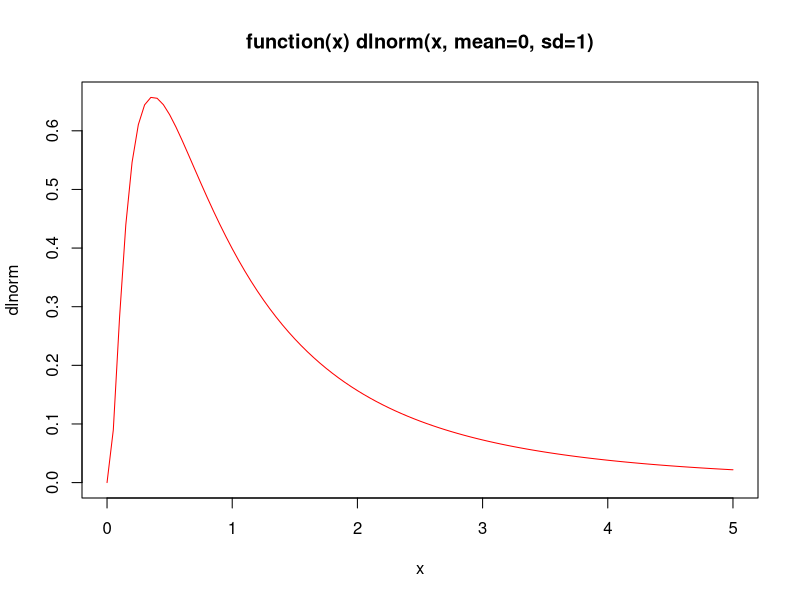
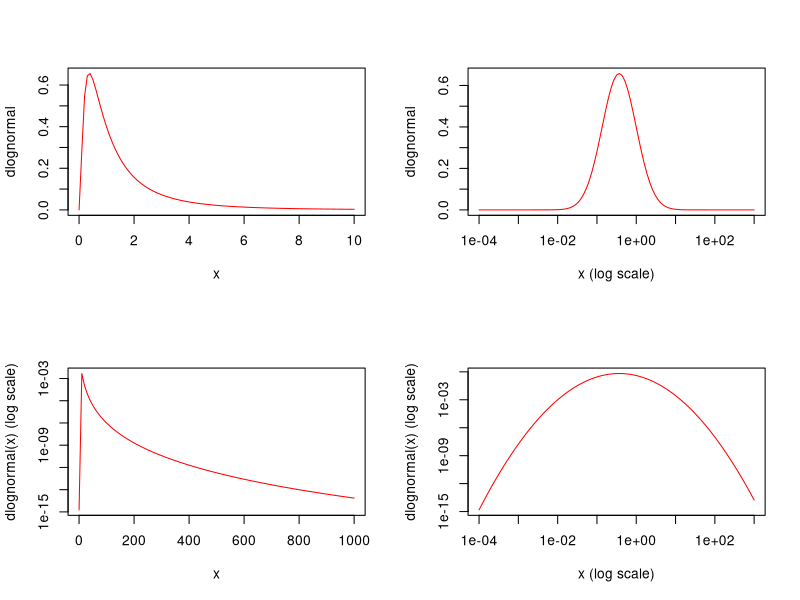
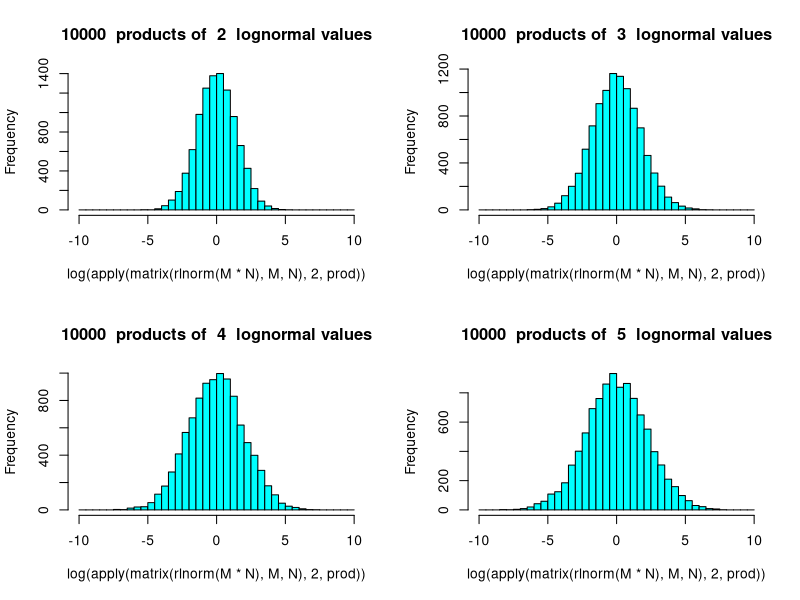

Recreate these plots in R, in order.

opar <- par( ask=TRUE )

plot(  dlnorm, 0, 5, col="red" ,
	main="function(x) dlnorm(x, mean=0, sd=1)" )

par(opar)
opar <- par( ask=TRUE, mfrow=c(2,2) )

#-------------------------------------------------------------------------------

dlognormal <- function(x) dlnorm(x, meanlog=0, sdlog=1)

plot( dlognormal, 0.0001, 10, col="red" )

plot( dlognormal, 0.0001, 1000, log="x",
      col="red", xlab="x (log scale)" )

plot( dlognormal, 0.0001, 1000, log="y",
      col="red", ylab="dlognormal(x) (log scale)" )

plot( dlognormal, 0.0001, 1000, log="xy",
      col="red", xlab="x (log scale)", ylab="dlognormal(x) (log scale)" )

#-------------------------------------------------------------------------------

N <- 10000

for (M in 2:5)
   hist( log( apply(matrix(rlnorm(M*N),M,N), 2, prod) ),
	col = "cyan",
	breaks=seq(-10,10,by=0.5),
	main=paste(N," products of ",M," lognormal values"))

#-------------------------------------------------------------------------------

par(opar)

